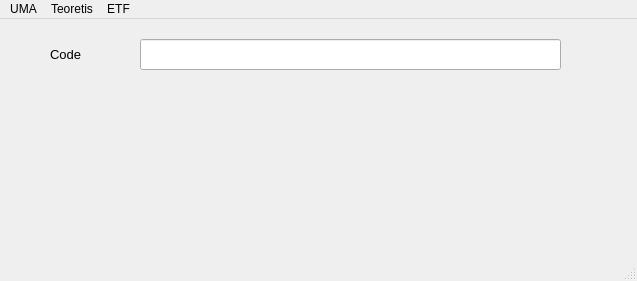
<?xml version="1.0" encoding="UTF-8"?>
<ui version="4.0">
 <class>MainWindow</class>
 <widget class="QMainWindow" name="MainWindow">
  <property name="geometry">
   <rect>
    <x>0</x>
    <y>0</y>
    <width>637</width>
    <height>281</height>
   </rect>
  </property>
  <property name="windowTitle">
   <string>MainWindow</string>
  </property>
  <widget class="QWidget" name="centralwidget">
   <widget class="QLineEdit" name="lineEdit">
    <property name="geometry">
     <rect>
      <x>140</x>
      <y>20</y>
      <width>421</width>
      <height>31</height>
     </rect>
    </property>
   </widget>
   <widget class="QLabel" name="label">
    <property name="geometry">
     <rect>
      <x>50</x>
      <y>20</y>
      <width>71</width>
      <height>31</height>
     </rect>
    </property>
    <property name="font">
     <font>
      <pointsize>10</pointsize>
     </font>
    </property>
    <property name="text">
     <string>Code</string>
    </property>
   </widget>
  </widget>
  <widget class="QMenuBar" name="menubar">
   <property name="geometry">
    <rect>
     <x>0</x>
     <y>0</y>
     <width>637</width>
     <height>21</height>
    </rect>
   </property>
   <widget class="QMenu" name="menuUMA">
    <property name="title">
     <string>UMA</string>
    </property>
    <addaction name="actionInsert"/>
    <addaction name="actionEdit"/>
    <addaction name="actionDownloader"/>
    <addaction name="actionBatch_Insert"/>
    <addaction name="actionEXPORT"/>
   </widget>
   <widget class="QMenu" name="menuTeoretis">
    <property name="title">
     <string>Teoretis</string>
    </property>
    <addaction name="actionDownloader_Teoretis"/>
    <addaction name="actionEXPORT_Teoretis"/>
   </widget>
   <widget class="QMenu" name="menuETF">
    <property name="title">
     <string>ETF</string>
    </property>
    <addaction name="actionInsert_2"/>
    <addaction name="actionEdit_2"/>
    <addaction name="actionBatch_Insert_2"/>
   </widget>
   <addaction name="menuUMA"/>
   <addaction name="menuTeoretis"/>
   <addaction name="menuETF"/>
  </widget>
  <widget class="QStatusBar" name="statusbar"/>
  <action name="actionUMA">
   <property name="text">
    <string>UMA</string>
   </property>
  </action>
  <action name="actionSUSPEND">
   <property name="text">
    <string>SUSPEND</string>
   </property>
  </action>
  <action name="actionUNSUSPEND">
   <property name="text">
    <string>UNSUSPEND</string>
   </property>
  </action>
  <action name="actionInsert">
   <property name="text">
    <string>Insert</string>
   </property>
  </action>
  <action name="actionEdit">
   <property name="text">
    <string>Edit</string>
   </property>
  </action>
  <action name="actionDownloader">
   <property name="text">
    <string>Downloader</string>
   </property>
  </action>
  <action name="actionBatch_Insert">
   <property name="text">
    <string>Batch Insert</string>
   </property>
  </action>
  <action name="actionEXPORT">
   <property name="text">
    <string>EXPORT</string>
   </property>
  </action>
  <action name="actionDownloader_Teoretis">
   <property name="text">
    <string>Downloader</string>
   </property>
  </action>
  <action name="actionEXPORT_Teoretis">
   <property name="text">
    <string>EXPORT</string>
   </property>
  </action>
  <action name="actionInsert_2">
   <property name="text">
    <string>Insert</string>
   </property>
  </action>
  <action name="actionEdit_2">
   <property name="text">
    <string>Edit</string>
   </property>
  </action>
  <action name="actionBatch_Insert_2">
   <property name="text">
    <string>Batch Insert</string>
   </property>
  </action>
 </widget>
 <resources/>
 <connections/>
</ui>
